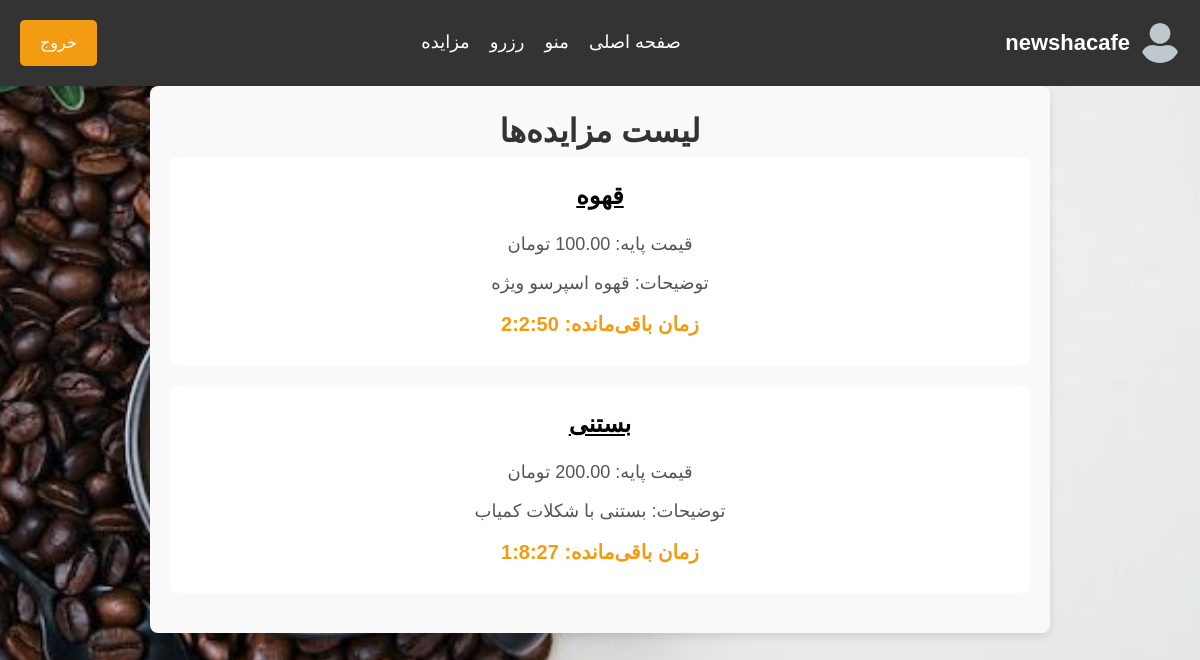
Page /auction/ (signed in) on the committed database.
### auction/models.py (models this page shows, shortened)
class Auction(models.Model):
    name = models.CharField(max_length=255)
    starting_price = models.DecimalField(max_digits=10, decimal_places=2)
    description = models.TextField()
    start_date = models.DateTimeField(default=now)
    end_date = models.DateTimeField(default=get_auction_end_time)
    creator = models.ForeignKey(User, on_delete=models.CASCADE, null=False, blank=False)

### auction/views.py (the view)
# urls.py: path('', views.auction_list, name='auction_list'),
def auction_list(request):
    auctions = Auction.objects.all()
    auction_data = []
    for auction in auctions:
        time_remaining = auction.end_date - now()
        total_seconds = max(0, int(time_remaining.total_seconds()))  # جلوگیری از مقدار منفی
        hours, remainder = divmod(total_seconds, 3600)
        minutes, seconds = divmod(remainder, 60)
        auction_data.append({
            'auction': auction,
            'hours': hours,
            'minutes': minutes,
            'seconds': seconds
        })
    return render(request, "auction_list.html", {"auctions": auction_data})

### templates/auction_list.html (shortened to what this page needs)
{% extends 'base.html' %}
{% load static %}
{% block extra_css %}
    <link rel="stylesheet" href="{% static 'style/auction.css' %}">
{% endblock %}
{% block content %}
<div class="auction-container">
    <h1>لیست مزایده‌ها</h1>
    {% for auction in auctions %}
        <div class="auction-item" style="direction: rtl;">
            <h2><a href="{% url 'auction_detail' auction.auction.id %}">{{ auction.auction.name }}</a></h2>
            <p>قیمت پایه: {{ auction.auction.starting_price }} تومان</p>
            <p>توضیحات: {{ auction.auction.description }}</p>
            <p class="countdown">زمان باقی‌مانده: <span id="timer_{{ auction.auction.id }}"></span></p>
        </div>
    {% empty %}
        <p>هیچ مزایده‌ای یافت نشد.</p>
    {% endfor %}
</div>
{% endblock %}

### templates/base.html (shortened to what this page needs)
{% load static %}
<!DOCTYPE html>
<html lang="fa">
<head>
    {% block extra_css %}{% endblock %}
    <link rel="stylesheet" href="{% static 'style/home.css' %}">
    <link rel="stylesheet" href="https://cdnjs.cloudflare.com/ajax/libs/font-awesome/6.4.2/css/all.min.css">
</head>
<body>
    <header>
        <nav>
            {% if user.is_authenticated %}
                <a href="{% url 'logout' %}" class="btn">خروج</a>
            {% else %}
                <a href="{% url 'login' %}" class="btn">ورود / ثبت‌نام</a>
            {% endif %}
            <ul class="menu" style="direction: rtl;">
                <li><a href="{% url 'home' %}">صفحه اصلی</a></li>
                <li><a href="{% url 'menu' %}">منو</a></li>
                <li><a href="{% url 'reservation' %}">رزرو</a></li>
                <li><a href="{% url 'auction_list' %}">مزایده</a></li>
            </ul>
            {% if user.is_authenticated %}
                <h2><a href="{% url 'dashboard' %}">{{ user.username }}</a><img src="{% static 'image/user.png' %}" alt="کاربر"></h2>
            {% else %}
                <h2>کافه ما</h2>
            {% endif %}
        </nav>
    </header>
    <main>
        {% block content %}{% endblock %}
    </main>
</body>
</html>

### static/style/auction.css (style rules this page uses)
body { position: relative; margin: 0; padding: 0; overflow: auto; }
body::before { content: ""; position: fixed; top: 0; left: 0; width: 100%; height: 100%; background-image: url('../image/auction.jpg'); background-size: cover; background-position: center; background-attachment: fixed; z-index: -1; }
a { color: black; }
.auction-container { max-width: 900px; margin: 0 auto; padding: 20px; background-color: #f9f9f9; border-radius: 8px; box-shadow: 0 4px 8px rgba(0, 0, 0, 0.1); font-family: 'IranSans', sans-serif; text-align: center; }
.auction-item { background-color: #fff; padding: 20px; border-radius: 8px; margin-bottom: 20px; display: flex; flex-direction: column; align-items: center; justify-content: center; }
.auction-item h2 { color: #333; font-size: 24px; margin-bottom: 10px; }
.auction-item h2 a { color: black; }
.auction-item p { color: #555; font-size: 18px; margin: 5px 0; }
.auction-item .countdown { font-weight: bold; color: #f39c12; font-size: 20px; }

### static/style/home.css (style rules this page uses)
* { margin: 0; padding: 0; box-sizing: border-box; font-family: 'IranSans', sans-serif; }
body { background-color: #f4f4f9; color: #333; line-height: 1.6; font-family: 'IranSans', sans-serif; }
header { background-color: #333; color: white; padding: 20px 0; text-align: center; }
header nav { display: flex; justify-content: space-between; align-items: center; padding: 0 20px; }
header h2 { display: flex; align-items: center; font-size: 24px; font-weight: bold; gap: 10px; }
header h2 a { color: white; text-decoration: none; font-size: 22px; }
header h2 img { width: 40px; height: 40px; border-radius: 50%; }
header ul { list-style: none; display: flex; gap: 20px; }
header ul li { display: inline; }
header ul li a { color: white; text-decoration: none; font-size: 18px; transition: color 0.3s; }
header .btn { background-color: #f39c12; color: white; padding: 10px 20px; text-decoration: none; font-size: 16px; border-radius: 5px; transition: background-color 0.3s; display: inline-block; text-align: center; }

### rows in the picture
Auction: auction.name "قهوه", auction.description "قهوه اسپرسو ویژه"
Auction: auction.name "بستنی", auction.description "بستنی با شکلات کمیاب"

### other values in the picture
{{ user.username }} "newshacafe"
